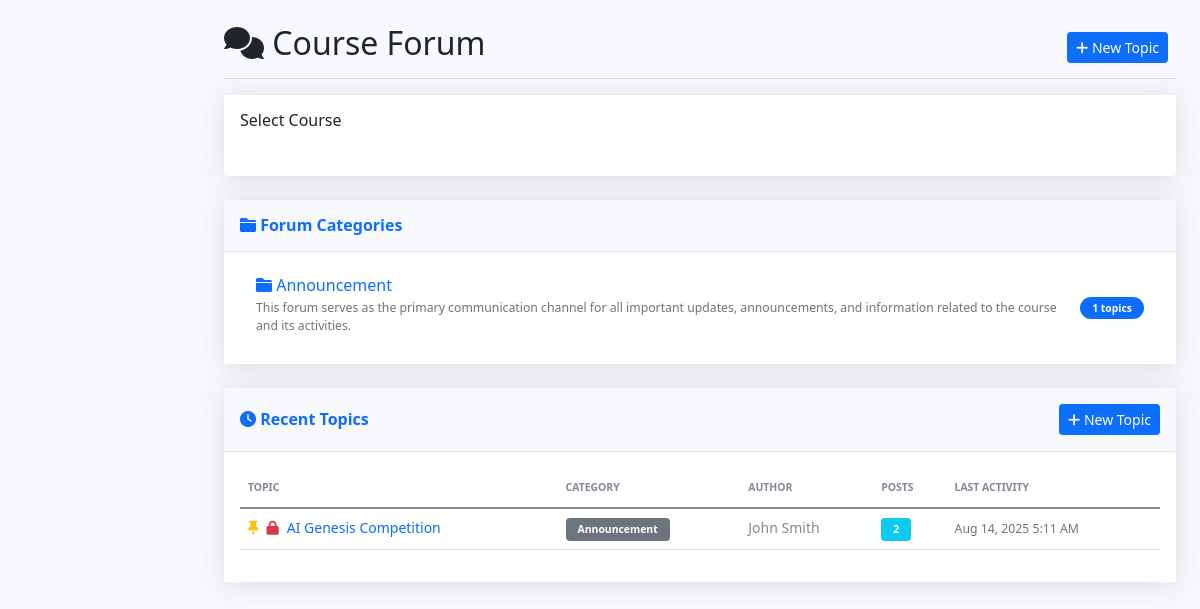
The page /forum/index.php?course_id=3 (signed in) on the database its author committed.
### tables this page shows
CREATE TABLE `forum_categories` (
  `id` int(11) NOT NULL,
  `course_id` int(11) NOT NULL,
  `name` varchar(100) NOT NULL,
  `description` text DEFAULT NULL,
  `created_at` timestamp NOT NULL DEFAULT current_timestamp()
);

CREATE TABLE `forum_topics` (
  `id` int(11) NOT NULL,
  `category_id` int(11) NOT NULL,
  `title` varchar(200) NOT NULL,
  `created_by` int(11) NOT NULL,
  `created_at` timestamp NOT NULL DEFAULT current_timestamp(),
  `last_post_at` timestamp NOT NULL DEFAULT current_timestamp(),
  `is_pinned` tinyint(1) DEFAULT 0,
  `is_locked` tinyint(1) DEFAULT 0
);

CREATE TABLE `users` (
  `id` int(11) NOT NULL,
  `username` varchar(50) NOT NULL,
  `email` varchar(100) NOT NULL,
  `password` varchar(255) NOT NULL,
  `first_name` varchar(50) NOT NULL,
  `last_name` varchar(50) NOT NULL,
  `role` enum('student','instructor','admin') NOT NULL,
  `profile_image` varchar(255) DEFAULT NULL,
  `created_at` timestamp NOT NULL DEFAULT current_timestamp(),
  `updated_at` timestamp NOT NULL DEFAULT current_timestamp() ON UPDATE current_timestamp()
);

### config/database.php (called while the page is built, shortened)
<?php
function formatDate($date)
{
    return date('M j, Y g:i A', strtotime($date));
}

### forum/index.php (the view, shortened to what this page needs)
<?php
require_once '../config/database.php';
$database = new Database();
$db = $database->getConnection();
$selected_course_id = isset($_GET['course_id']) ? (int)$_GET['course_id'] : null;
$categories = [];
if ($selected_course_id) {
    $query = "SELECT fc.*, COUNT(ft.id) as topic_count
              FROM forum_categories fc
              LEFT JOIN forum_topics ft ON fc.id = ft.category_id
              WHERE fc.course_id = ?
              GROUP BY fc.id
              ORDER BY fc.name";
    $stmt = $db->prepare($query);
    $stmt->execute([$selected_course_id]);
    $categories = $stmt->fetchAll(PDO::FETCH_ASSOC);
}
$recent_topics = [];
if ($selected_course_id) {
    $query = "SELECT ft.*, fc.name as category_name, u.first_name, u.last_name,
              COUNT(fp.id) as post_count, MAX(fp.created_at) as last_post_date
              FROM forum_topics ft
              JOIN forum_categories fc ON ft.category_id = fc.id
              JOIN users u ON ft.created_by = u.id
              LEFT JOIN forum_posts fp ON ft.id = fp.topic_id
              WHERE fc.course_id = ?
              GROUP BY ft.id
              ORDER BY ft.is_pinned DESC, last_post_date DESC
              LIMIT 10";
    $stmt = $db->prepare($query);
    $stmt->execute([$selected_course_id]);
    $recent_topics = $stmt->fetchAll(PDO::FETCH_ASSOC);
}
?>
<!DOCTYPE html>
<html lang="en">
<head>
    <link href="https://cdn.jsdelivr.net/npm/bootstrap@5.1.3/dist/css/bootstrap.min.css" rel="stylesheet">
    <link href="https://cdnjs.cloudflare.com/ajax/libs/font-awesome/6.0.0/css/all.min.css" rel="stylesheet">
    <link href="../assets/css/dashboard.css" rel="stylesheet">
</head>
<body>
    <div class="container-fluid">
        <div class="row">
            <main class="col-md-9 ms-sm-auto col-lg-10 px-md-4">
                <div class="d-flex justify-content-between flex-wrap flex-md-nowrap align-items-center pt-3 pb-2 mb-3 border-bottom">
                    <h1 class="h2">
                        <i class="fas fa-comments"></i> Course Forum
                    </h1>
                    <div class="btn-toolbar mb-2 mb-md-0">
                        <div class="btn-group me-2">
                            <a href="topic_create.php?course_id=<?php echo $selected_course_id; ?>" class="btn btn-sm btn-primary">
                                <i class="fas fa-plus"></i> New Topic
                            </a>
                        </div>
                    </div>
                </div>
                <div class="row mb-4">
                    <div class="col-12">
                        <div class="card">
                            <div class="card-body">
                                <h6 class="card-title">Select Course</h6>
                            </div>
                        </div>
                    </div>
                </div>
                <?php if ($selected_course_id): ?>
                    <div class="row mb-4">
                        <div class="col-12">
                            <div class="card shadow">
                                <div class="card-header py-3">
                                    <h6 class="m-0 font-weight-bold text-primary">
                                        <i class="fas fa-folder"></i> Forum Categories
                                    </h6>
                                </div>
                                <div class="card-body">
                                    <?php if (empty($categories)): ?>
                                        <div class="text-center py-4">
                                            <i class="fas fa-folder-open fa-3x text-gray-300 mb-3"></i>
                                            <p class="text-muted">No forum categories available for this course.</p>
                                            <?php if (hasRole('instructor')): ?>
                                                <a href="category_create.php?course_id=<?php echo $selected_course_id; ?>" class="btn btn-primary">
                                                    Create First Category
                                                </a>
                                            <?php endif; ?>
                                        </div>
                                    <?php else: ?>
                                        <div class="list-group list-group-flush">
                                            <?php foreach ($categories as $category): ?>
                                                <div class="list-group-item d-flex justify-content-between align-items-center">
                                                    <div>
                                                        <h6 class="mb-1">
                                                            <a href="category_view.php?id=<?php echo $category['id']; ?>" class="text-decoration-none">
                                                                <i class="fas fa-folder"></i> <?php echo htmlspecialchars($category['name']); ?>
                                                            </a>
                                                        </h6>
                                                        <p class="mb-1 text-muted small"><?php echo htmlspecialchars($category['description']); ?></p>
                                                    </div>
                                                    <div class="text-end">
                                                        <span class="badge bg-primary rounded-pill"><?php echo $category['topic_count']; ?> topics</span>
                                                    </div>
                                                </div>
                                            <?php endforeach; ?>
                                        </div>
                                    <?php endif; ?>
                                </div>
                            </div>
                        </div>
                    </div>
                    <div class="row">
                        <div class="col-12">
                            <div class="card shadow">
                                <div class="card-header py-3 d-flex justify-content-between align-items-center">
                                    <h6 class="m-0 font-weight-bold text-primary">
                                        <i class="fas fa-clock"></i> Recent Topics
                                    </h6>
                                    <a href="topic_create.php?course_id=<?php echo $selected_course_id; ?>" class="btn btn-sm btn-primary">
                                        <i class="fas fa-plus"></i> New Topic
                                    </a>
                                </div>
                                <div class="card-body">
                                    <?php if (empty($recent_topics)): ?>
                                        <div class="text-center py-4">
                                            <i class="fas fa-comments fa-3x text-gray-300 mb-3"></i>
                                            <p class="text-muted">No topics yet. Start a discussion!</p>
                                            <a href="topic_create.php?course_id=<?php echo $selected_course_id; ?>" class="btn btn-primary">
                                                Create First Topic
                                            </a>
                                        </div>
                                    <?php else: ?>
                                        <div class="table-responsive">
                                            <table class="table table-hover">
                                                <thead>
                                                    <tr>
                                                        <th>Topic</th>
                                                        <th>Category</th>
                                                        <th>Author</th>
                                                        <th>Posts</th>
                                                        <th>Last Activity</th>
                                                    </tr>
                                                </thead>
                                                <tbody>
                                                    <?php foreach ($recent_topics as $topic): ?>
                                                        <tr>
                                                            <td>
                                                                <div class="d-flex align-items-center">
                                                                    <?php if ($topic['is_pinned']): ?>
                                                                        <i class="fas fa-thumbtack text-warning me-2"></i>
                                                                    <?php endif; ?>
                                                                    <?php if ($topic['is_locked']): ?>
                                                                        <i class="fas fa-lock text-danger me-2"></i>
                                                                    <?php endif; ?>
                                                                    <a href="topic_view.php?id=<?php echo $topic['id']; ?>" class="text-decoration-none">
                                                                        <?php echo htmlspecialchars($topic['title']); ?>
                                                                    </a>
                                                                </div>
                                                            </td>
                                                            <td>
                                                                <span class="badge bg-secondary"><?php echo htmlspecialchars($topic['category_name']); ?></span>
                                                            </td>
                                                            <td><?php echo htmlspecialchars($topic['first_name'] . ' ' . $topic['last_name']); ?></td>
                                                            <td>
                                                                <span class="badge bg-info"><?php echo $topic['post_count']; ?></span>
                                                            </td>
                                                            <td>
                                                                <small class="text-muted">
                                                                    <?php echo $topic['last_post_date'] ? formatDate($topic['last_post_date']) : formatDate($topic['created_at']); ?>
                                                                </small>
                                                            </td>
                                                        </tr>
                                                    <?php endforeach; ?>
                                                </tbody>
                                            </table>
                                        </div>
                                    <?php endif; ?>
                                </div>
                            </div>
                        </div>
                    </div>
                <?php endif; ?>
            </main>
        </div>
    </div>
</body>
</html>

### assets/css/dashboard.css (style rules this page uses)
body { font-size: .875rem; background-color: #f8f9fc; }
main { padding-top: 0.5rem; }
.card { box-shadow: 0 0.15rem 1.75rem 0 rgba(58, 59, 69, 0.15) !important; border: none; }
.card-header { background-color: #f8f9fc; border-bottom: 1px solid #e3e6f0; }
.font-weight-bold { font-weight: 700 !important; }
.btn { border-radius: 0.35rem; font-weight: 400; }
.btn-sm { padding: 0.25rem 0.5rem; font-size: 0.875rem; border-radius: 0.2rem; }
.table { color: #858796; }
.table th { border-top: none; font-weight: 600; text-transform: uppercase; font-size: 0.65rem; padding-top: 0.75rem; padding-bottom: 0.75rem; }
.badge { font-weight: 600; font-size: 0.65rem; padding: 0.375rem 0.75rem; }
@media (min-width: 769px) { main { margin-left: 16rem; } }
.shadow { box-shadow: 0 0.15rem 1.75rem 0 rgba(58, 59, 69, 0.15) !important; }

### rows shown on the page
forum_categories: name "Announcement", description "This forum serves as the primary communication channel for all important updates, announcements, and information related to the course and its activities.", topic_count "1"
forum_topics: is_pinned 1 (drawn), is_locked 1 (drawn), title "AI Genesis Competition", category.name "Announcement", created_by.last_name "John Smith", post_count "2", last_post_date "Aug 14, 2025 5:11 AM"
